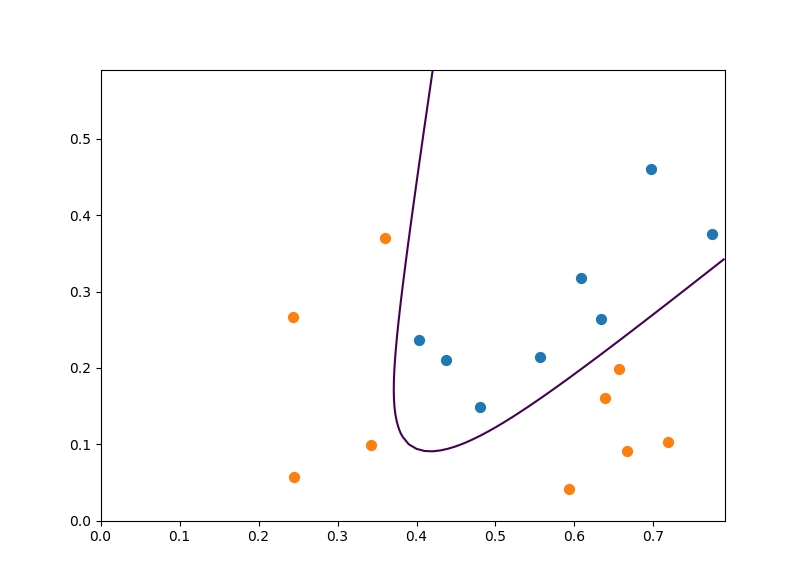

Here is the Python script that generated this plot:
# -*- coding:utf-8 -*-
'''
Created on 2017年4月16日

@author: 郑康杰
'''
from numpy import *
import matplotlib.pyplot as plt
import numpy as np
import random as rand

X = []
Y = []
kind1_x = []
kind1_y = []
kind2_x = []
kind2_y = []
N = 10   #隐层神经元数目
max_itor = 100000   #最大迭代次数
alpha = 0.01  #学习率

def Sigmoid(x):
    return (1 / (1 + np.exp(-x)))

def LoadDataSet():
    file=open('watermelon.txt')
    dataSet=file.readlines()
    file.close()
    for eachline in dataSet:
        if(eachline[0]=='编'):
            continue
        str = eachline.split()
        X.append([1.0,float(str[1]),float(str[2])])
        if(str[3] == '是'):
            Y.append(1.0)
            kind1_x.append(float(str[1]))
            kind1_y.append(float(str[2]))
        else:
            Y.append(0.0)
            kind2_x.append(float(str[1]))
            kind2_y.append(float(str[2]))
    plt.scatter(kind1_x,kind1_y,s=50)
    plt.scatter(kind2_x,kind2_y,s=50)

LoadDataSet()
n = len(Y)
X_mat = mat(X).T
Y_mat = mat(Y).T
#W1 = mat(zeros((N+1,3)))
#W2 = mat(zeros((N+1,1)))
WTF = []
for i in range(N):
    WTF.append([rand.random(), rand.random(), rand.random()])
W1 = mat(WTF)
WTF = []
for i in range(N+1):
    WTF.append([rand.random()])
W2 = mat(WTF)
itor = 0
while True:
    itor += 1
    DELTA1 = mat(zeros((N+1,3)))
    DELTA2 = mat(zeros((N+1,1)))
    A1 = mat(X).T
    Z2 = W1 * A1   #W1:(N,3),A1:(3,n)
    A2 = mat(ones((1,n)))
    A2 = np.row_stack((A2,Sigmoid(Z2))) #A2:(N+1,n)
    Z3 = A2.T * W2 # A2.T:(n,N+1),W2:(N+1,1)
    A3 = Sigmoid(Z3) #A3:(n,1)
    delta3 = A3 - Y_mat #delta3:(n,1)
    delta2 = np.multiply(W2 * delta3.T , np.multiply(A2 , (1-A2)))# W2:(N+1,1),delta3:(n,1),W2.T:(1,N+1)
    DELTA1 += delta2 * A1.T #delta2:(N+1,n)  ,A1.T:(n,3) DELTA1:(N+1,3)       
    #print(delta3.shape,A2.T.shape,DELTA2.shape)                                                                                                                                                                                                                                                                                                                                                                                                                                                                                                                                                                                                                                                                                                                                                                                                                                
    DELTA2 += A2 *delta3 # A2:(N+1,n),delta3:(n,1)
    W1 -= alpha*DELTA1[1:][:] 
    W2 -= alpha*DELTA2  #W2:(N+1,1)
    if(itor % 100 == 0):
        print("itor:"+str(itor))
    if(itor == max_itor):
        break
x1 = np.arange(0, 0.8, .01)
x2 = np.arange(0, 0.6, .01)
x1, x2 = np.meshgrid(x1, x2)
f = W2[0,0]
for i in range(N):
    tmp = W1[i,0]+W1[i,1]*x1+W1[i,2]*x2
    f += W2[i+1,0] * Sigmoid(tmp)
plt.contour(x1, x2, f, 0)
plt.show()
